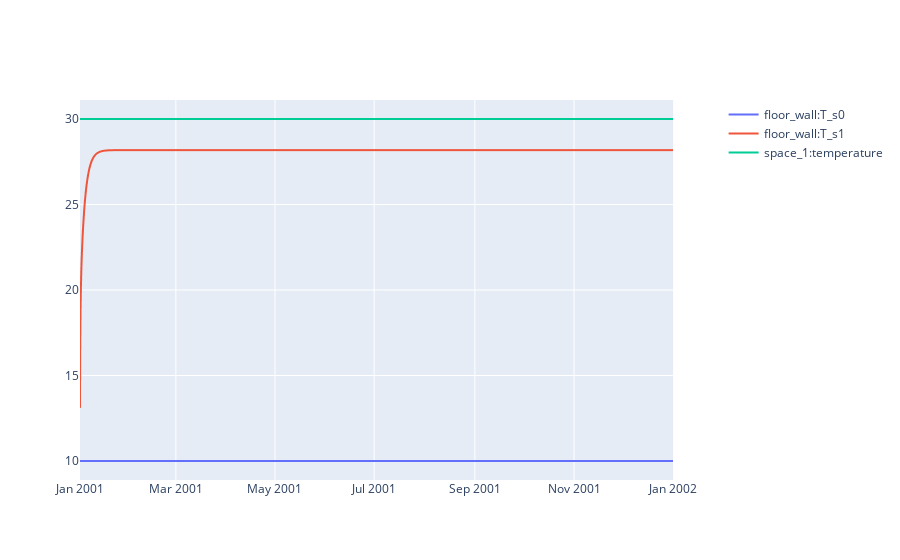

Notebook cell for this chart:
### Code cell
suelo = pro.component("floor_wall")
t_suelo = suelo.variable("T_s0")  
t_dentro = suelo.variable("T_s1")
t_aire = pro.component("space_1").variable("temperature")
sim.plot(pro.dates(),[t_suelo, t_dentro, t_aire])

### Figure 1 — Plotly figure (JSON) as saved in the notebook; plotly's stock layout.template omitted (floating-point values rounded to 4 significant figures; data arrays with more than 128 entries replaced by an {"elided": "..."} marker saying what was removed)
{"data": [{"hovertemplate": "date=%{x}<br>floor_wall:T_s0=%{y}<extra></extra>", "legendgroup": "", "line": {"dash": "solid"}, "marker": {"symbol": "circle"}, "mode": "lines", "name": "floor_wall:T_s0", "showlegend": true, "type": "scattergl", "x": {"elided": "8760 str values"}, "xaxis": "x", "y": {"elided": "8760 float values"}, "yaxis": "y"}, {"hovertemplate": "date=%{x}<br>floor_wall:T_s1=%{y}<extra></extra>", "legendgroup": "", "line": {"dash": "solid"}, "marker": {"symbol": "circle"}, "mode": "lines", "name": "floor_wall:T_s1", "showlegend": true, "type": "scattergl", "x": {"elided": "8760 str values"}, "xaxis": "x", "y": {"elided": "8760 float values"}, "yaxis": "y"}, {"hovertemplate": "date=%{x}<br>space_1:temperature=%{y}<extra></extra>", "legendgroup": "", "line": {"dash": "solid"}, "marker": {"symbol": "circle"}, "mode": "lines", "name": "space_1:temperature", "showlegend": true, "type": "scattergl", "x": {"elided": "8760 str values"}, "xaxis": "x", "y": {"elided": "8760 float values"}, "yaxis": "y"}], "layout": {"xaxis": {"anchor": "y", "domain": [0, 0.94]}, "yaxis": {"anchor": "x", "domain": [0, 1]}, "yaxis2": {"anchor": "x", "overlaying": "y", "side": "right"}}}
